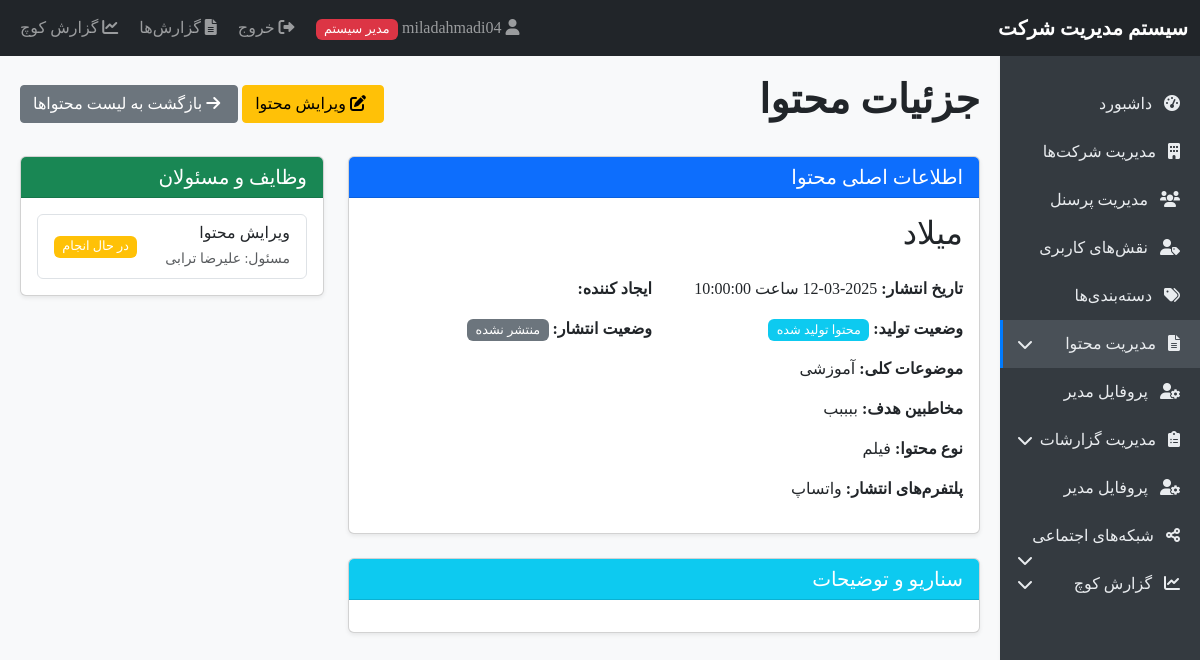
Screenshot of /content_view.php?id=20&company=1 (signed in) with the database file from the repository.
### tables this page shows
CREATE TABLE `contents` (
  `id` int(11) NOT NULL,
  `company_id` int(11) NOT NULL,
  `title` varchar(255) NOT NULL,
  `scenario` text DEFAULT NULL,
  `description` text DEFAULT NULL,
  `production_status_id` int(11) NOT NULL,
  `publish_status_id` int(11) NOT NULL,
  `content_format_id` int(11) DEFAULT NULL,
  `created_by` int(11) NOT NULL,
  `publish_date` date NOT NULL,
  `publish_time` time DEFAULT '10:00:00',
  `created_at` timestamp NOT NULL DEFAULT current_timestamp()
);

CREATE TABLE `content_production_statuses` (
  `id` int(11) NOT NULL,
  `company_id` int(11) NOT NULL,
  `name` varchar(100) NOT NULL,
  `is_default` tinyint(1) DEFAULT 0,
  `is_system` tinyint(1) DEFAULT 0,
  `created_at` timestamp NOT NULL DEFAULT current_timestamp()
);

CREATE TABLE `content_publish_statuses` (
  `id` int(11) NOT NULL,
  `company_id` int(11) NOT NULL,
  `name` varchar(100) NOT NULL,
  `is_default` tinyint(1) DEFAULT 0,
  `is_system` tinyint(1) DEFAULT 0,
  `created_at` timestamp NOT NULL DEFAULT current_timestamp()
);

CREATE TABLE `content_task_assignments` (
  `id` int(11) NOT NULL,
  `content_id` int(11) NOT NULL,
  `task_id` int(11) NOT NULL,
  `personnel_id` int(11) NOT NULL,
  `is_completed` tinyint(1) DEFAULT 0,
  `completion_date` timestamp NULL DEFAULT NULL
);

CREATE TABLE `content_tasks` (
  `id` int(11) NOT NULL,
  `company_id` int(11) NOT NULL,
  `name` varchar(100) NOT NULL,
  `is_default` tinyint(1) DEFAULT 0,
  `can_delete` tinyint(1) DEFAULT 1,
  `created_at` timestamp NOT NULL DEFAULT current_timestamp()
);

### functions.php (called while the page is built, shortened)
<?php
function clean($data) {
    $data = trim($data);
    $data = stripslashes($data);
    $data = htmlspecialchars($data);
    return $data;
}
function isAdmin() {
    return isset($_SESSION['user_type']) && $_SESSION['user_type'] === 'admin';
}

### content_view.php (the view, shortened to what this page needs)
<?php
require_once 'database.php';
require_once 'functions.php';
$companyId = isAdmin() ?
    (isset($_GET['company']) && is_numeric($_GET['company']) ? clean($_GET['company']) : null) :
    $_SESSION['company_id'];
$contentId = isset($_GET['id']) && is_numeric($_GET['id']) ? intval($_GET['id']) : 0;
$stmt = $pdo->prepare("SELECT c.*,
    CONCAT(p.first_name, ' ', p.last_name) as creator_name,
    ps.name as production_status,
    pbs.name as publish_status,
    comp.name as company_name
    FROM contents c
    LEFT JOIN personnel p ON c.created_by = p.id
    LEFT JOIN content_production_statuses ps ON c.production_status_id = ps.id
    LEFT JOIN content_publish_statuses pbs ON c.publish_status_id = pbs.id
    LEFT JOIN companies comp ON c.company_id = comp.id
    WHERE c.id = ? AND c.company_id = ?");
$stmt->execute([$contentId, $companyId]);
$content = $stmt->fetch();
$canEdit = false;
if (isAdmin()) {
    $canEdit = true;
} elseif (isCEO() || $_SESSION['user_id'] == $content['created_by']) {
    $canEdit = true;
}
$topicStmt = $pdo->prepare("SELECT t.name
    FROM content_topics t
    JOIN content_topic_relations ctr ON t.id = ctr.topic_id
    WHERE ctr.content_id = ?");
$topicStmt->execute([$contentId]);
$topics = $topicStmt->fetchAll(PDO::FETCH_COLUMN);
$audienceStmt = $pdo->prepare("SELECT a.name
    FROM content_audiences a
    JOIN content_audience_content cac ON a.id = cac.audience_id
    WHERE cac.content_id = ?");
$audienceStmt->execute([$contentId]);
$audiences = $audienceStmt->fetchAll(PDO::FETCH_COLUMN);
$typeStmt = $pdo->prepare("SELECT t.name
    FROM content_types t
    JOIN content_type_relations ctr ON t.id = ctr.type_id
    WHERE ctr.content_id = ?");
$typeStmt->execute([$contentId]);
$types = $typeStmt->fetchAll(PDO::FETCH_COLUMN);
$platformStmt = $pdo->prepare("SELECT p.name
    FROM content_platforms p
    JOIN content_platform_relations cpr ON p.id = cpr.platform_id
    WHERE cpr.content_id = ?");
$platformStmt->execute([$contentId]);
$platforms = $platformStmt->fetchAll(PDO::FETCH_COLUMN);
$taskStmt = $pdo->prepare("SELECT
    ct.name as task_name,
    CONCAT(p.first_name, ' ', p.last_name) as assigned_person,
    cta.is_completed,
    cta.completion_date
    FROM content_task_assignments cta
    JOIN content_tasks ct ON cta.task_id = ct.id
    JOIN personnel p ON cta.personnel_id = p.id
    WHERE cta.content_id = ?");
$taskStmt->execute([$contentId]);
$tasks = $taskStmt->fetchAll();
include 'header.php';
?>
<div class="d-flex justify-content-between align-items-center mb-4">
    <h1>جزئیات محتوا</h1>
    <div>
        <?php if ($canEdit): ?>
            <a href="content_edit.php?id=<?php echo $contentId; ?>&company=<?php echo $companyId; ?>" class="btn btn-warning">
                <i class="fas fa-edit"></i> ویرایش محتوا
            </a>
        <?php endif; ?>
        <a href="content_list.php?company=<?php echo $companyId; ?>" class="btn btn-secondary">
            <i class="fas fa-arrow-right"></i> بازگشت به لیست محتواها
        </a>
    </div>
</div>
<div class="row">
    <div class="col-md-8">
        <div class="card mb-4">
            <div class="card-header bg-primary text-white">
                <h5 class="mb-0">اطلاعات اصلی محتوا</h5>
            </div>
            <div class="card-body">
                <h2 class="mb-4"><?php echo htmlspecialchars($content['title']); ?></h2>
                <div class="row mb-3">
                    <div class="col-md-6">
                        <strong>تاریخ انتشار:</strong>
                        ساعت
                        <?php echo $content['publish_time']; ?>
                    </div>
                    <div class="col-md-6">
                        <strong>ایجاد کننده:</strong>
                    </div>
                </div>
                <div class="row mb-3">
                    <div class="col-md-6">
                        <strong>وضعیت تولید:</strong>
                        <span class="badge bg-info"><?php echo $content['production_status']; ?></span>
                    </div>
                    <div class="col-md-6">
                        <strong>وضعیت انتشار:</strong>
                        <span class="badge bg-secondary"><?php echo $content['publish_status']; ?></span>
                    </div>
                </div>
                <?php if (!empty($topics)): ?>
                    <div class="mb-3">
                        <strong>موضوعات کلی:</strong>
                        <?php echo implode('، ', $topics); ?>
                    </div>
                <?php endif; ?>
                <?php if (!empty($audiences)): ?>
                    <div class="mb-3">
                        <strong>مخاطبین هدف:</strong>
                        <?php echo implode('، ', $audiences); ?>
                    </div>
                <?php endif; ?>
                <?php if (!empty($types)): ?>
                    <div class="mb-3">
                        <strong>نوع محتوا:</strong>
                        <?php echo implode('، ', $types); ?>
                    </div>
                <?php endif; ?>
                <?php if (!empty($platforms)): ?>
                    <div class="mb-3">
                        <strong>پلتفرم‌های انتشار:</strong>
                        <?php echo implode('، ', $platforms); ?>
                    </div>
                <?php endif; ?>
            </div>
        </div>
        <div class="card mb-4">
            <div class="card-header bg-info text-white">
                <h5 class="mb-0">سناریو و توضیحات</h5>
            </div>
            <div class="card-body">
            </div>
        </div>
    </div>
    <div class="col-md-4">
        <?php if (!empty($tasks)): ?>
            <div class="card mb-4">
                <div class="card-header bg-success text-white">
                    <h5 class="mb-0">وظایف و مسئولان</h5>
                </div>
                <div class="card-body">
                    <div class="list-group">
                        <?php foreach ($tasks as $task): ?>
                            <div class="list-group-item">
                                <div class="d-flex justify-content-between align-items-center">
                                    <div>
                                        <h6 class="mb-1"><?php echo $task['task_name']; ?></h6>
                                        <small class="text-muted">مسئول: <?php echo $task['assigned_person']; ?></small>
                                    </div>
                                    <?php if ($task['is_completed']): ?>
                                        <span class="badge bg-success">
                                            <i class="fas fa-check"></i>
                                            <?php echo $task['completion_date']; ?>
                                        </span>
                                    <?php else: ?>
                                        <span class="badge bg-warning">در حال انجام</span>
                                    <?php endif; ?>
                                </div>
                            </div>
                        <?php endforeach; ?>
                    </div>
                </div>
            </div>
        <?php endif; ?>
    </div>
</div>
<?php include 'footer.php'; ?>

### header.php (style rules this page uses)
body { font-family: Tahoma, Arial, sans-serif; background-color: #f8f9fa; }
.badge { font-size: 80%; font-weight: normal; }
.card { box-shadow: 0 0.125rem 0.25rem rgba(0, 0, 0, 0.075); margin-bottom: 1.5rem; }
.card-header { border-bottom: 1px solid rgba(0, 0, 0, 0.125); background-color: rgba(0, 0, 0, 0.03); }
.btn { border-radius: 0.25rem; }
.fas, .fab { margin-right: 5px; }

### rows the page displays
contents: title "میلاد", publish_time "10:00:00", content_production_statuses.name "محتوا تولید شده", content_publish_statuses.name "منتشر نشده"
content_task_assignments: content_tasks.name "ویرایش محتوا", assigned_person "علیرضا ترابی", is_completed "در حال انجام"

### other values shown
$_SESSION['username'] "miladahmadi04"
implode('، ', $topics) "آموزشی"
implode('، ', $audiences) "ببببب"
implode('، ', $types) "فیلم"
implode('، ', $platforms) "واتساپ"
